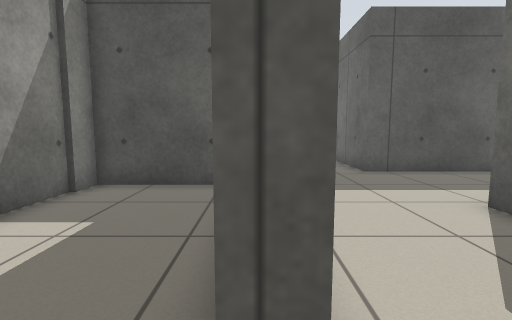
view 1 (above)

17 first-person views from a walk through a Stage world. The camera is 0.78 m above the floor, tilts 6° down and sees 85° across. Floor lines are 1 m apart. The floor is counted in squares, 0.5 m on a side. Each view is taken from the middle of a square. On the plan, view 1 faces up. The plan holds only what a view shows up to about 14 squares ahead; the rest is blank. Robots are left out.

view 2
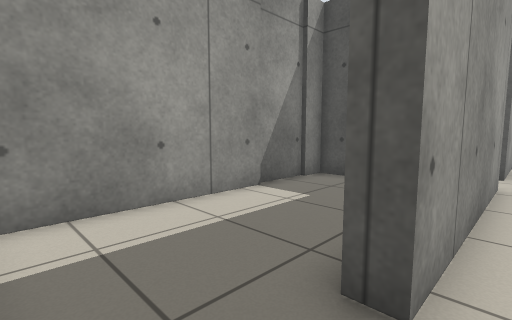

view 3
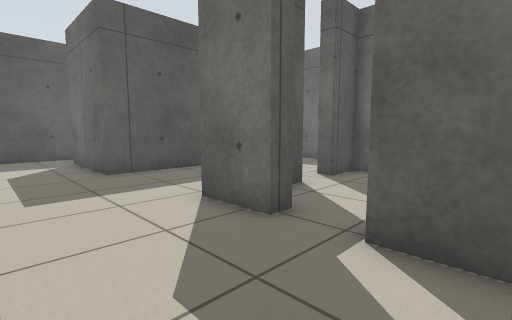

view 4
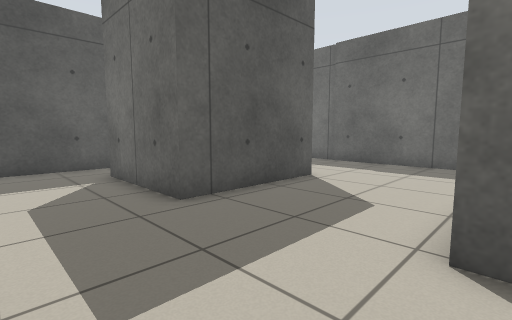

view 5
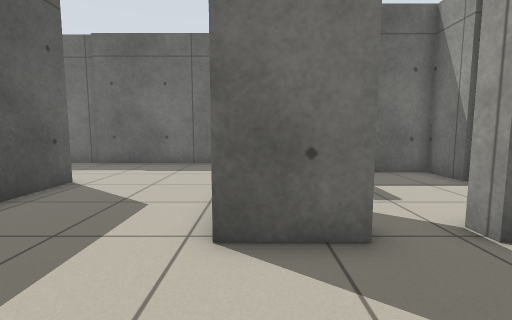

view 6
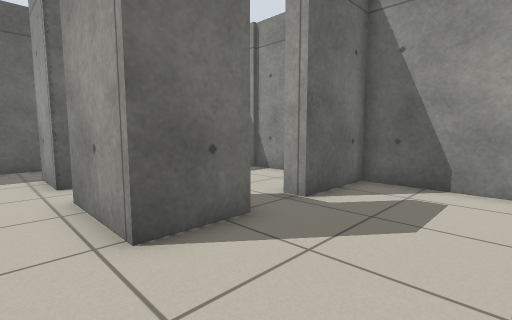

view 7
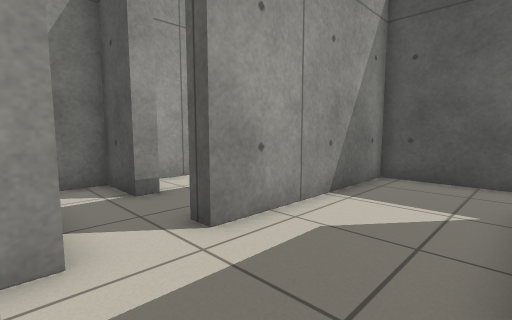

view 8
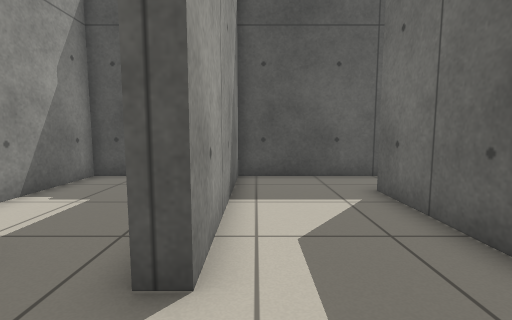

view 9
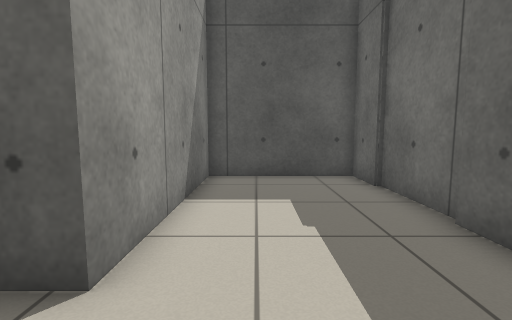

view 10
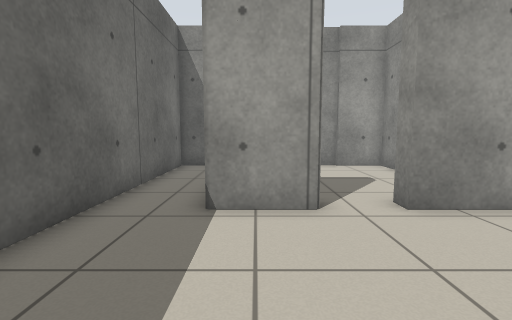

view 11
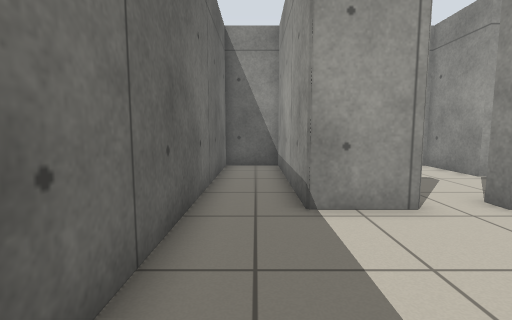

view 12
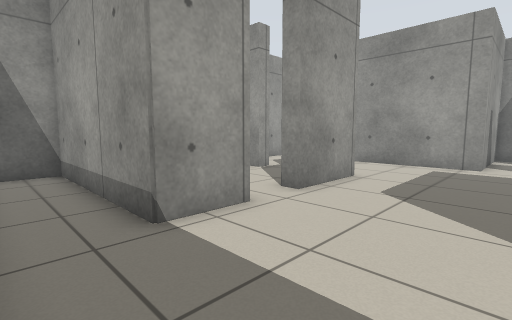

view 13
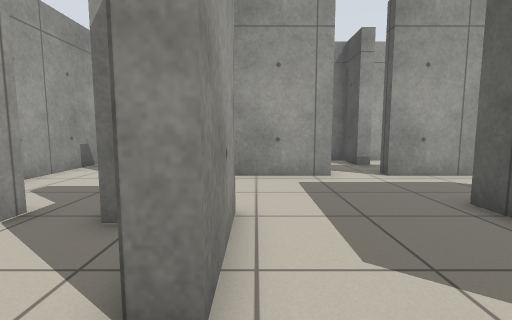

view 14
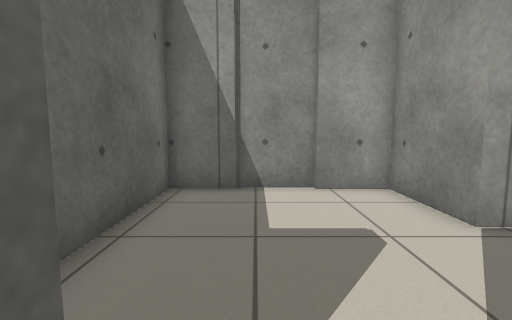

view 15
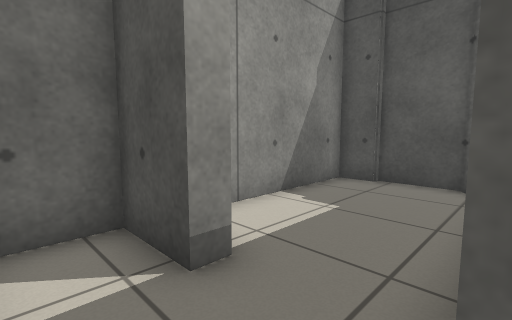

view 16
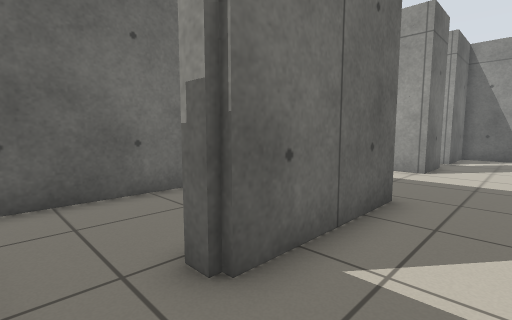

view 17
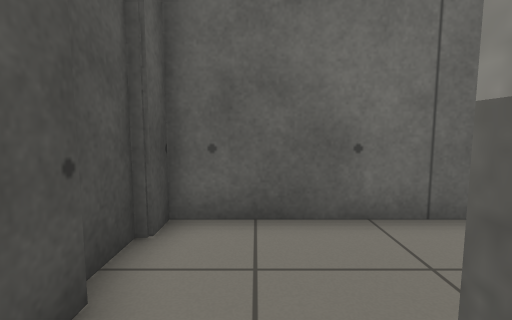

### Floor plan
Ten units are one square. View 1 is at (0, 0); x grows to the right and y downward. Boxes are objects, and circles mark ways between rooms. Rooms are numbered by the first view taken in them; rooms with no view inside come last. Other rooms are left out.
<svg viewBox="-53 -183 203 204">
<path fill="none" stroke="#000" d="M4 -14 -2 -14M-46 -49 -46 9M-30 14 4 14M-48 -70 -48 -49M-11 -79 -46 -79 -46 -69M113 -49 97 -49 97 -56 120 -56 120 14 143 14 143 -126M55 -34 48 -34 48 -56 80 -56 80 -49 74 -49M4 -86 4 -14M95 14 113 14 113 -29M145 -126 145 -158M74 16 96 16M143 -156 143 -175 94 -175 94 -106 42 -106 42 -154 49 -154M55 -175 4 -175 4 -106M4 14 48 14 48 -16 54 -16 54 14 75 14M-26 -112 -26 -106 -46 -106 -46 -86 4 -86M4 -106 -2 -106M-34 -175 -46 -175 -46 -121M-11 -178 -35 -178M65 -175 55 -175M80 -178 68 -178M88 -122 88 -175 79 -175"/>
<circle cx="0" cy="0" r="3" fill="#2a7"/>
<circle cx="0" cy="-95" r="3" fill="#2a7"/>
<circle cx="45" cy="-165" r="3" fill="#2a7"/>
<circle cx="-15" cy="-110" r="3" fill="#2a7"/>
<text x="-20" y="-30">1</text>
<text x="80" y="-70">2</text>
<text x="-20" y="-100">3</text>
<text x="-30" y="-150">4</text>
<text x="70" y="-150">5</text>
</svg>
Room 1 opens to room 2. Room 2 opens to room 3. Room 2 opens to room 5. Room 3 opens to room 4.

Where each view was taken, in squares from view 1:
view 1: 0 up, 0 right, facing up
view 2: 1 down, 1 right, facing up-left
view 3: 0 up, 1 right, facing up-right
view 4: 5 up, 1 right, facing up-right
view 5: 5 up, 1 right, facing right
view 6: 7 up, 1 right, facing down-right
view 7: 8 up, 4 right, facing up-left
view 8: 8 up, 1 right, facing up
view 9: 8 up, 11 right, facing up
view 10: 11 up, 11 right, facing down
view 11: 11 up, 13 right, facing down
view 12: 10 up, 14 right, facing down-left
view 13: 6 up, 10 right, facing left
view 14: 6 up, 9 right, facing down
view 15: 9 up, 0 right, facing up-left
view 16: 17 up, 2 right, facing down-right
view 17: 16 up, 4 right, facing right
